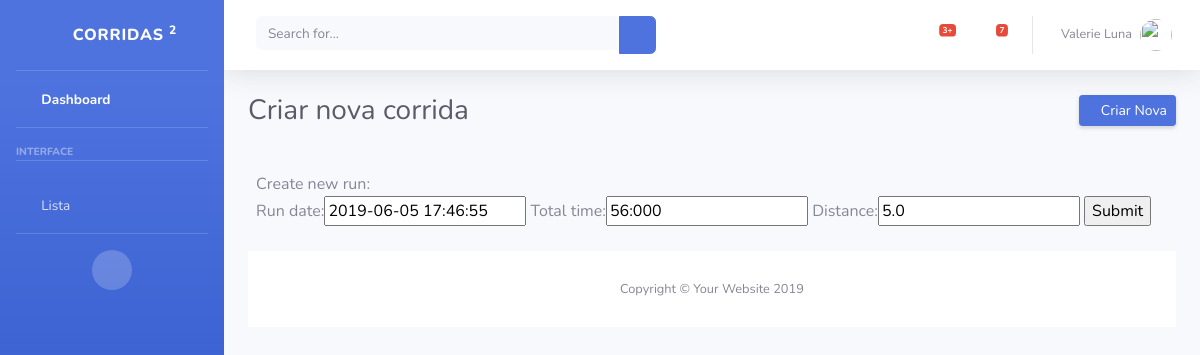
Screenshot of /edit/1 with the database file from the repository.
### core/models.py (models this page shows)
class Run(models.Model):
    id_run = models.AutoField(primary_key=True)
    run_date = models.DateTimeField(default=timezone.now)
    created_date = models.DateTimeField( default=timezone.now)
    total_time = models.CharField(max_length=200)
    distance = models.FloatField()
    class Meta:
        verbose_name = 'Corrida'
        verbose_name_plural = 'Corridas'

### core/views.py (the view, shortened to what this page needs)
# urls.py: path('edit/<int:pk>', views.RunUpdate.as_view(), name='run_edit'),
class RunUpdate(UpdateView):
    model = Run
    fields = ['id_run', 'run_date', 'run_date', 'total_time', 'distance']

### core/templates/core/run_form.html (shortened to what this page needs)
{% extends 'base.html' %}
{% block content %}
<div class="d-sm-flex align-items-center justify-content-between mb-4">
    <h1 class="h3 mb-0 text-gray-800">Criar nova corrida</h1>
    <a href="{% url 'run_form'%}" class="d-none d-sm-inline-block btn btn-sm btn-primary shadow-sm"><i
            class="fas fa-download fa-sm text-white-50"></i> Criar Nova</a>
</div>
<div class="row">
    <div class="card-body">
        Create new run:
        <form method="post">
            {{ form.as_table  }}
            <input type="submit" value="Submit" />
        </form>
    </div>
    {% endblock %}

### rows the page displays
Run: run_date "2019-06-05 17:46:55", total_time "56:000", distance "5.0"
